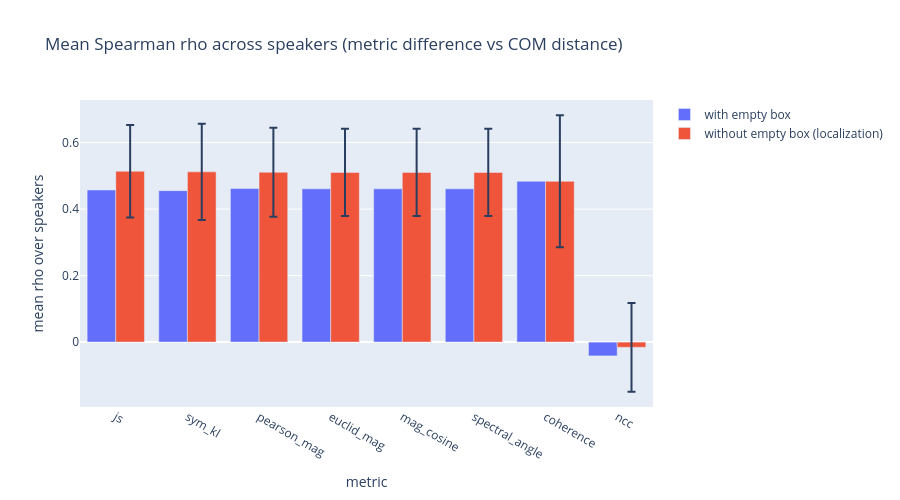

The notebook cell saved with this chart:
### Code cell
import plotly.graph_objects as go

# Bar chart: mean Spearman rho across speakers per metric, with/without empty box,
# with std error bars on the "without" bars (consistency across speakers).
order = agg.index.tolist()
fig = go.Figure()
fig.add_bar(x=order, y=agg['rho_with_mean'], name='with empty box')
fig.add_bar(x=order, y=agg['rho_without_mean'], name='without empty box (localization)',
            error_y=dict(type='data', array=agg['rho_without_std'], visible=True))
fig.update_layout(
    title='Mean Spearman rho across speakers (metric difference vs COM distance)',
    xaxis_title='metric', yaxis_title='mean rho over speakers',
    barmode='group', width=900, height=500)
fig.show()

### Figure 1 — Plotly figure (JSON) as saved in the notebook; plotly's stock layout.template omitted (floating-point values rounded to 4 significant figures)
{"data": [{"name": "with empty box", "type": "bar", "x": ["js", "sym_kl", "pearson_mag", "euclid_mag", "mag_cosine", "spectral_angle", "coherence", "ncc"], "y": [0.4576, 0.4556, 0.4618, 0.4609, 0.4609, 0.4609, 0.4838, -0.0415]}, {"error_y": {"array": [0.1393, 0.1449, 0.1337, 0.1312, 0.1312, 0.1312, 0.1984, 0.1333], "type": "data", "visible": true}, "name": "without empty box (localization)", "type": "bar", "x": ["js", "sym_kl", "pearson_mag", "euclid_mag", "mag_cosine", "spectral_angle", "coherence", "ncc"], "y": [0.5139, 0.5121, 0.5107, 0.5104, 0.5104, 0.5104, 0.4836, -0.0156]}], "layout": {"barmode": "group", "height": 500, "title": {"text": "Mean Spearman rho across speakers (metric difference vs COM distance)"}, "width": 900, "xaxis": {"title": {"text": "metric"}}, "yaxis": {"title": {"text": "mean rho over speakers"}}}}
